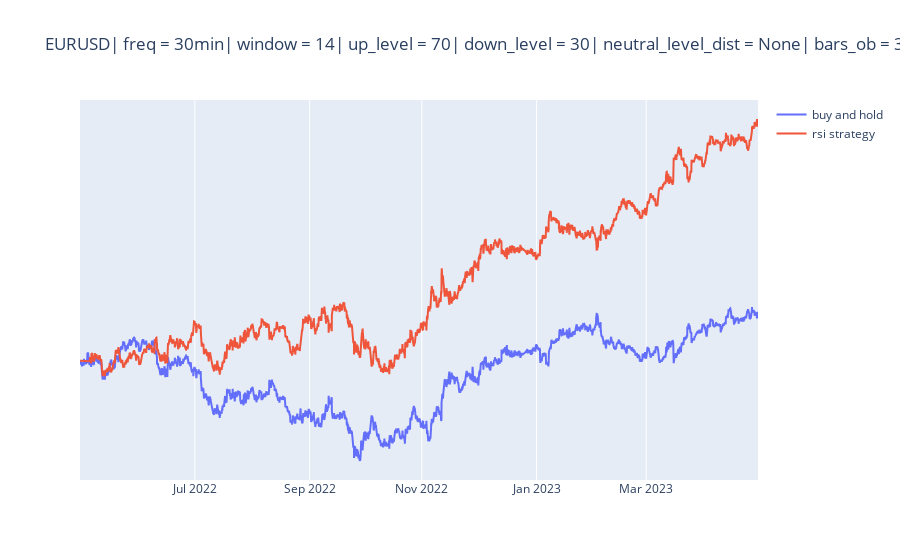

The notebook cell saved with this chart:
### Code cell
tester.plot_results()

### Figure 1 — Plotly figure (JSON) as saved in the notebook; plotly's stock layout.template omitted (floating-point values rounded to 4 significant figures; data arrays with more than 128 entries replaced by an {"elided": "..."} marker saying what was removed)
{"data": [{"mode": "lines", "name": "buy and hold", "type": "scatter", "x": {"elided": "12155 str values"}, "xaxis": "x", "y": {"elided": "12155 float values"}, "yaxis": "y"}, {"mode": "lines", "name": "rsi strategy", "type": "scatter", "x": {"elided": "12155 str values"}, "xaxis": "x", "y": {"elided": "12155 float values"}, "yaxis": "y"}], "layout": {"title": {"text": "EURUSD| freq = 30min| window = 14| up_level = 70| down_level = 30| neutral_level_dist = None| bars_ob = 3"}, "xaxis": {"anchor": "y", "domain": [0, 1], "rangebreaks": [{"bounds": ["sat", "mon"]}], "rangeslider": {"visible": false}}, "yaxis": {"anchor": "x", "domain": [0, 1], "visible": false}}}
